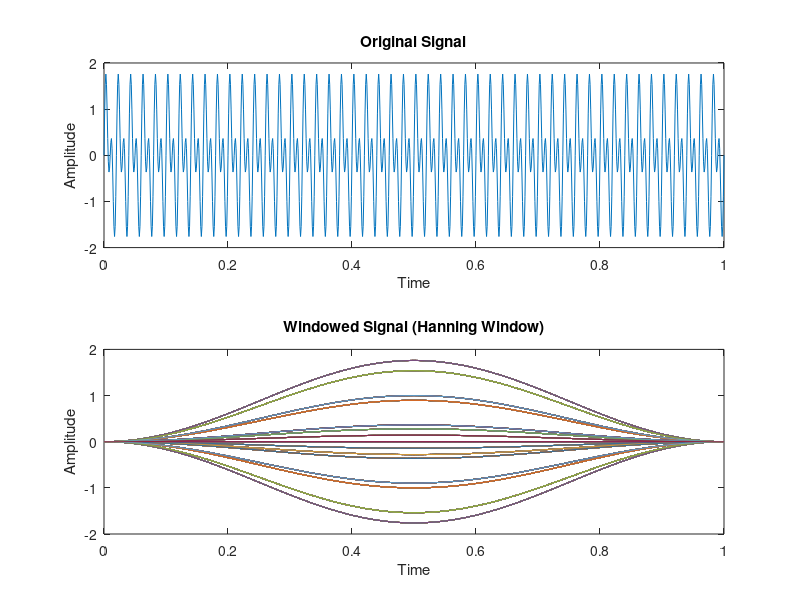
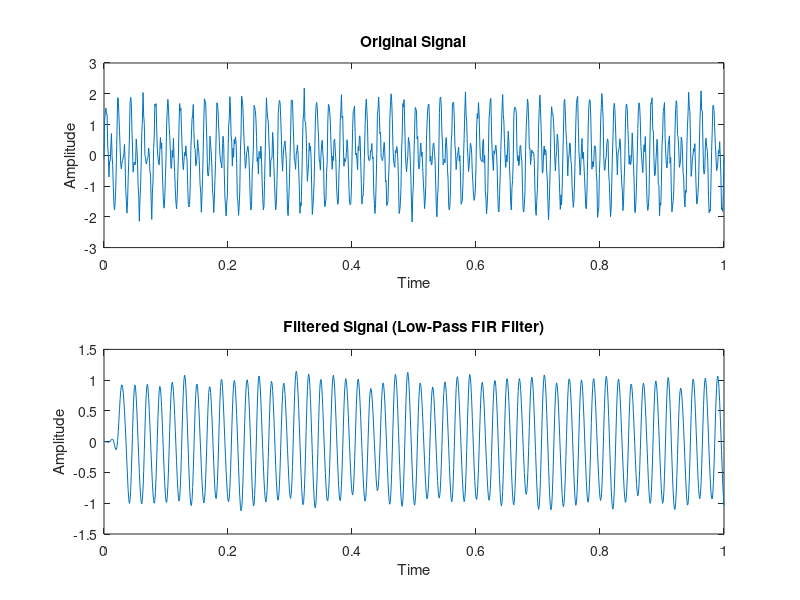

Source code (MATLAB) for these figures, in order:
%Time-Domain Windowing
% Create a time-domain signal
t = 0:0.001:1;
signal = sin(2*pi*50*t) + sin(2*pi*100*t);

% Apply a Hanning window to the signal
windowed_signal = signal .* hann(length(signal));

% Plot the original signal and the windowed signal
subplot(2, 1, 1);
plot(t, signal);
title('Original Signal');
xlabel('Time');
ylabel('Amplitude');

subplot(2, 1, 2);
plot(t, windowed_signal);
title('Windowed Signal (Hanning Window)');
xlabel('Time');
ylabel('Amplitude');
figure;

%Window-Based FIR filter

% Create an example signal
t = 0:0.001:1;
signal = sin(2*pi*50*t) + sin(2*pi*100*t) + 0.2*randn(size(t));

% Design a low-pass FIR filter using window-based design
filter_order = 51;
cutoff_frequency = 80; % Hz
nyquist = 0.5 * 1000; % Nyquist frequency for a 1 kHz sampling rate
normalized_cutoff = cutoff_frequency / nyquist;
filter_coeffs = fir1(filter_order, normalized_cutoff);

% Apply the FIR filter to the signal
filtered_signal = filter(filter_coeffs, 1, signal);

% Plot the original signal and the filtered signal
subplot(2, 1, 1);
plot(t, signal);
title('Original Signal');
xlabel('Time');
ylabel('Amplitude');

subplot(2, 1, 2);
plot(t, filtered_signal);
title('Filtered Signal (Low-Pass FIR Filter)');
xlabel('Time');
ylabel('Amplitude');
